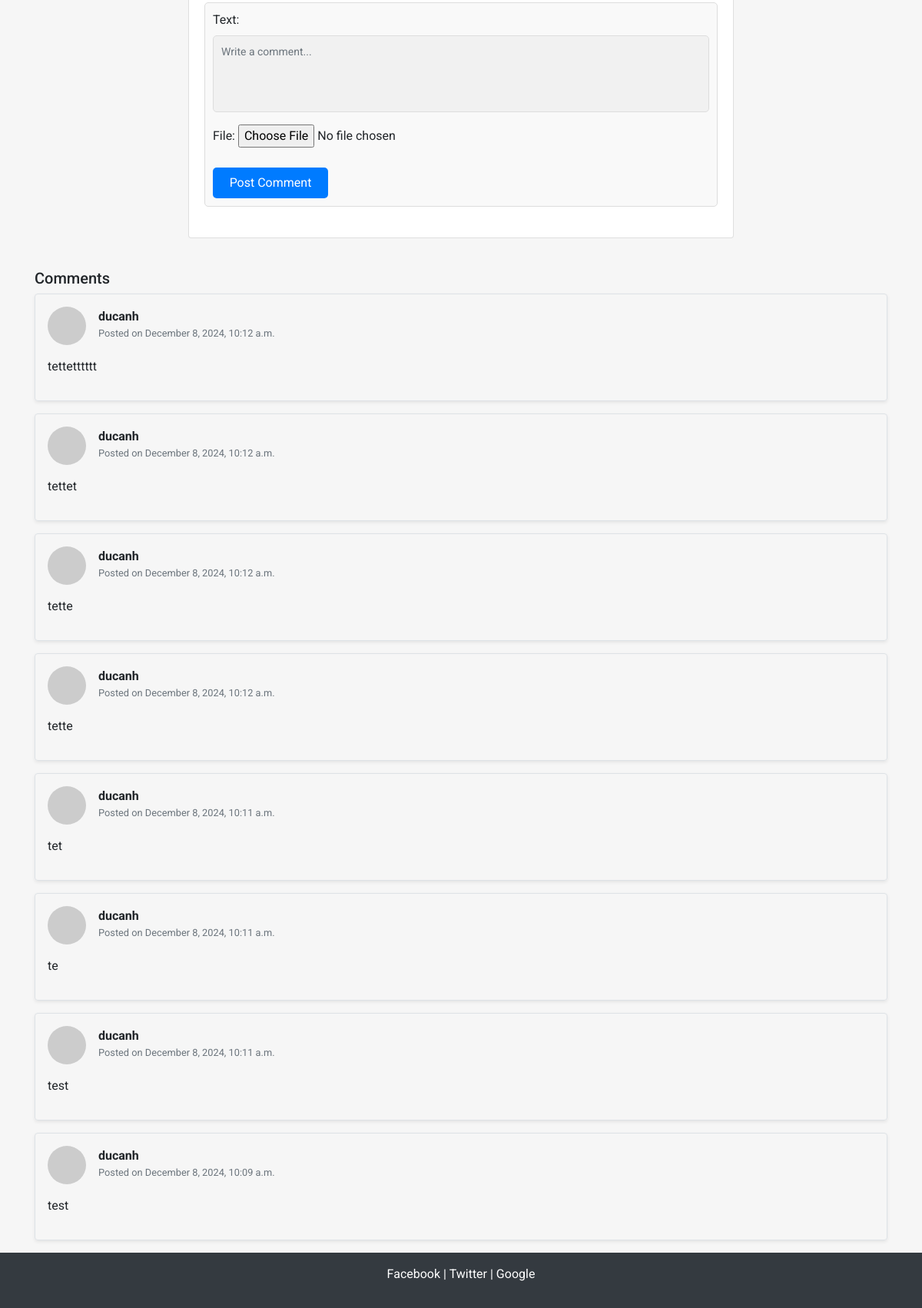
The app's page /blog/post/3/ (lower part), older data.
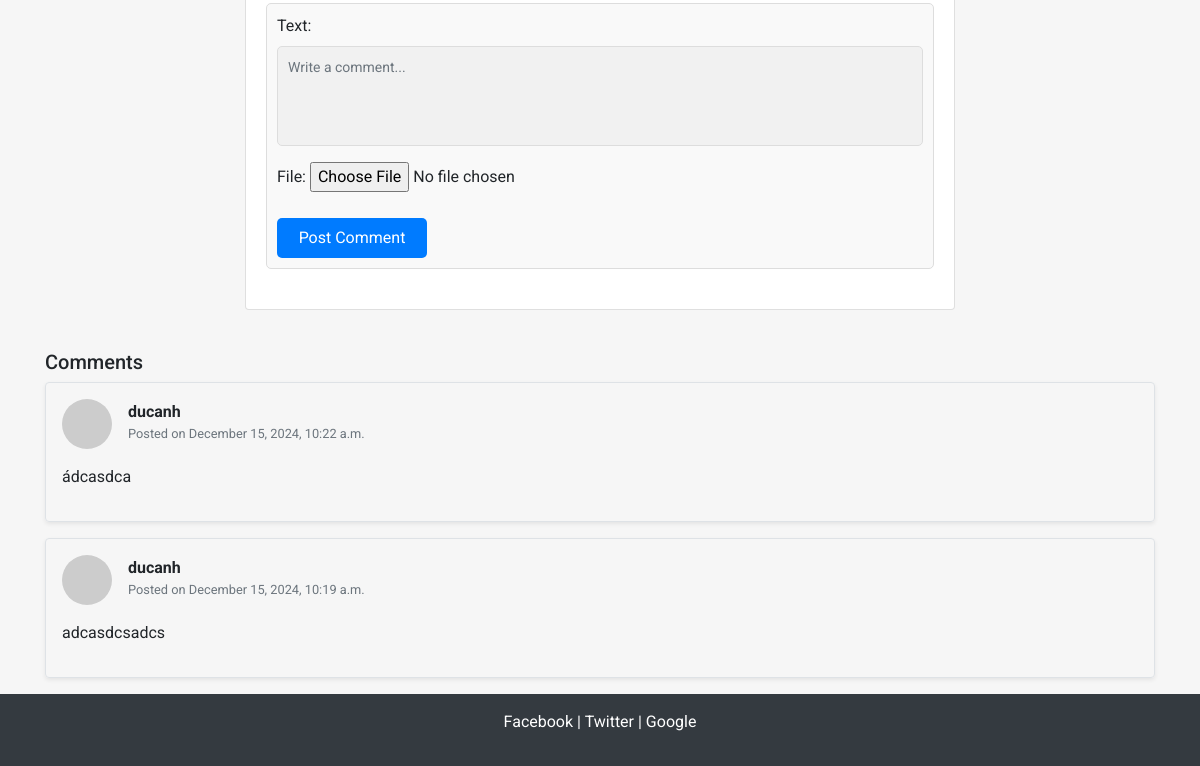
The same page, newer data.
### comment/models.py (models this page shows, shortened)
class Comment(models.Model):
    author = models.ForeignKey(
        'users.CustomUser',
        on_delete=models.CASCADE,
    )
    name = models.CharField(max_length=100, blank=True, null=True)
    email = models.EmailField(max_length=255, blank=True, null=True)
    text = models.TextField()
    created_at = models.DateTimeField(auto_now_add=True)
    post = models.ForeignKey(
        'blog.Post',
        on_delete=models.CASCADE,
    )
    file = models.FileField(upload_to='attachments/', null=True, blank=True)

### users/models.py (models this page shows)
class CustomUser(AbstractUser):
    sex_choice = models.CharField(max_length=10, choices=[('M', 'Male'), ('F', 'Female')])
    age = models.PositiveIntegerField(null=True, blank=True)
    address = models.TextField(null=True, blank=True)

### blog/views.py (the view)
# urls.py: path('<int:id>/', views.post, name='post'),
def post(request, id):
    try:
        post = Post.objects.get(id=id)
        comments = Comment.objects.filter(post=post).order_by('-created_at')
        if request.method == 'POST':
            form = CommentForm(request.POST, request.FILES)  # Add request.FILES here
            if form.is_valid():
                new_comment = form.save(commit=False)
                new_comment.post = post
                new_comment.author = request.user
                new_comment.save()
        else:
            form = CommentForm()
    except Post.DoesNotExist:
        raise Http404("Bài viết không tồn tại")
    return render(request, 'post.html', {
            'post': post,
            'comments': comments,
            'form': form,
        }
    )

### comment/forms.py
class CommentForm(forms.ModelForm):
    class Meta:
        model = Comment
        fields = ['text', 'file']
    text = forms.CharField(
        widget=forms.Textarea(attrs={
            'class': 'form-control',
            'placeholder': 'Write a comment...',
            'rows': 3,
        }),
        required=False
    )
    file = forms.FileField(
        required=False,
        validators=[validate_file_type],
        widget=forms.ClearableFileInput()
    )

### home/templates/post.html (shortened to what this page needs)
{% extends "pages/base.html" %}
{% block content %}
<div class="container">
  <div class="row">
    <div class="col-md-8 offset-md-2">
      <div class="card mb-3">
        <div class="card-body">
          <div class="comment-box">
            <form method="POST" action="{% url 'post_detail' post.id %}" enctype="multipart/form-data">
              {{ form.as_p }}
              <button type="submit">Post Comment</button>
            </form>
          </div>
        </div>
      </div>
    </div>
  </div>
</div>
          <div class="card-text">
            <h5 class="mt-4">Comments</h5>
            {% if comments %}
                <div class="comments-list">
                    {% for comment in comments %}
                    <div class="comment-item p-3 mb-3 rounded border shadow-sm">
                      <div class="d-flex align-items-center">
                          <div class="comment-avatar mr-3">
                              <img src="https://via.placeholder.com/50" alt="Avatar" class="rounded-circle">
                          </div>
                          <div>
                              <h6 class="mb-0">
                                  <strong>{{ comment.author.username|default:"Anonymous" }}</strong>
                              </h6>
                              <small class="text-muted">Posted on {{ comment.created_at|date:"F j, Y, g:i a" }}</small>
                          </div>
                      </div>
                      <div class="comment-text mt-3">
                          <p id="display-comment-text-{{ comment.id }}">{{ comment.text }}</p>
                      </div>
                  </div>
                    {% endfor %}
                </div>
            {% else %}
                <div class="alert alert-info mt-4" role="alert">
                    No comments yet. Be the first to comment!
                </div>
            {% endif %}
        </div>
      </div>
{% endblock %}

### home/templates/pages/base.html (shortened to what this page needs)
<!DOCTYPE html>
<html lang="en">
<head>
  <link rel="stylesheet" href="https://cdnjs.cloudflare.com/ajax/libs/font-awesome/5.15.4/css/all.min.css" />
  {% load static %}
  {% if request.path|slice:":6" != "/admin" %}
  <link rel="stylesheet" href="https://stackpath.bootstrapcdn.com/bootstrap/4.5.2/css/bootstrap.min.css">
  {% endif %}
</head>
<body class="d-flex flex-column min-vh-100">
  <main class="flex-grow-1">
    <div class="container">
      {% block content %}{% endblock %}
  </main>
  <footer class="footer text-center">
    <p>
      <a href="#">Facebook</a> | <a href="#">Twitter</a> | <a href="#">Google</a>
    </p>
  </footer>
</body>
</html>

### home/templates/pages/base.html (style rules this page uses)
html, body { height: 100%; background-color: #f6f6f6; font-family: 'Roboto', sans-serif; }
.footer { background-color: #343a40; color: white; padding: 1rem; }
.footer a { color: white; }

### home/templates/post.html (style rules this page uses)
.comment-box { display: flex; flex-direction: column; padding: 10px; border: 1px solid #ddd; border-radius: 5px; background-color: #f9f9f9; margin-bottom: 20px; }
.comment-box textarea { width: 100%; border: 1px solid #ddd; outline: none; resize: none; padding: 10px; border-radius: 5px; background-color: #f1f1f1; font-size: 14px; height: 100px; margin-bottom: 10px; }
.comment-box input[type="file"] { margin-bottom: 10px; }
.comment-box button { background-color: #007bff; color: white; border: none; border-radius: 5px; padding: 8px 20px; cursor: pointer; margin-left: auto; width: 150px; }

Row changes from the older to the newer data that the page shows:
removed Comment: author.username "ducanh", created_at "December 8, 2024, 10:12 a.m.", text "tettetttttt"
removed Comment: author.username "ducanh", created_at "December 8, 2024, 10:12 a.m.", text "tettet"
removed Comment: author.username "ducanh", created_at "December 8, 2024, 10:12 a.m.", text "tette"
removed Comment: author.username "ducanh", created_at "December 8, 2024, 10:12 a.m.", text "tette"
removed Comment: author.username "ducanh", created_at "December 8, 2024, 10:11 a.m.", text "tet"
removed Comment: author.username "ducanh", created_at "December 8, 2024, 10:11 a.m.", text "te"
removed Comment: author.username "ducanh", created_at "December 8, 2024, 10:11 a.m.", text "test"
removed Comment: author.username "ducanh", created_at "December 8, 2024, 10:09 a.m.", text "test"
added Comment: author.username "ducanh", created_at "December 15, 2024, 10:22 a.m.", text "ádcasdca"
added Comment: author.username "ducanh", created_at "December 15, 2024, 10:19 a.m.", text "adcasdcsadcs"
